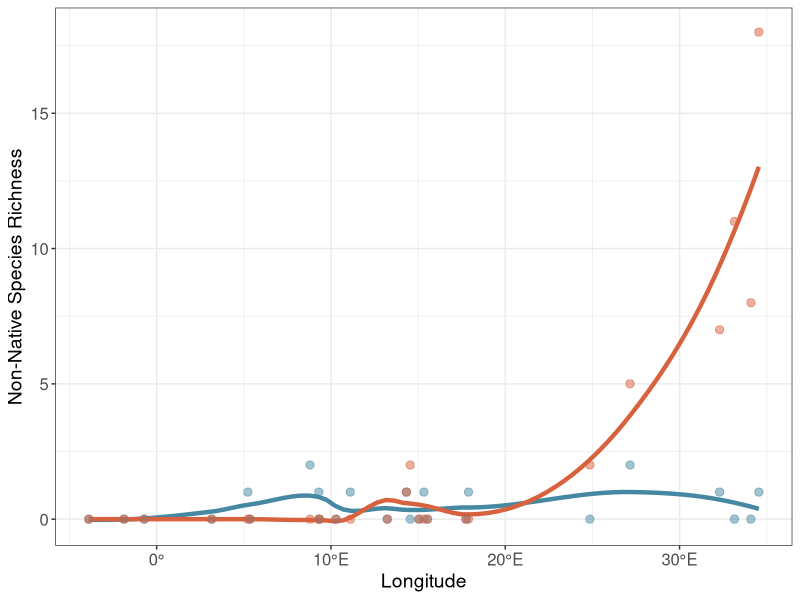
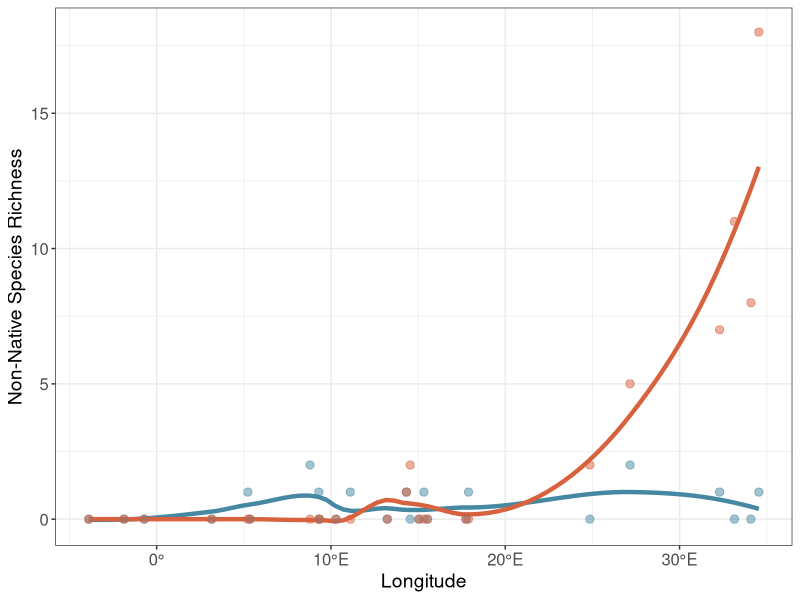

R code for these plots, in order:
# install.packages("dplyr")
# install.packages("tidyr")
# install.packages("ggplot2")

library(dplyr)
library(tidyr)
library(ggplot2)

invasive_richness_MPA_red_sea <- read.csv("1_richness/1_1_invasive_richness_MPA_red_sea.csv", header = TRUE, sep = ",", dec = ".")
invasive_richness_MPA_atlantic <- read.csv("1_richness/1_1_invasive_richness_MPA_atlantic.csv", header = TRUE, sep = ",", dec = ".")
sample_info <- read.csv("../data/2_Mediterranean_map/sample_locations_info.csv", header = TRUE, sep = ",", dec = ".")

### summary of needed values

summary <- sample_info %>%
  dplyr::select(
    MPA_Identi,
    decimalLatitude,
    decimalLongitude
  )

plot_df <- summary %>%
  left_join(
    invasive_richness_MPA_atlantic,
    by = c("MPA_Identi" = "MPA_ID")
  ) %>%
  left_join(
    invasive_richness_MPA_red_sea,
    by = c("MPA_Identi" = "MPA_ID")
  ) %>%
  mutate(
    invasive_richness_MPA_atlantic = replace_na(invasive_richness_MPA_atlantic, 0),
    invasive_richness_MPA_red_sea = replace_na(invasive_richness_MPA_red_sea, 0)
  ) %>%
  pivot_longer(
    cols = c(
      invasive_richness_MPA_atlantic,
      invasive_richness_MPA_red_sea
    ),
    names_to = "origin",
    values_to = "richness"
  )

### plot

ggplot(plot_df, aes(
  x = decimalLongitude,
  y = richness,
  colour = origin
)) +
  geom_smooth(
    method = "loess",
    se = FALSE,
    span = 0.5,       # higher = smoother
    linewidth = 1.5
  ) + 
  geom_point(
    size = 2.5,
    alpha = 0.5
  ) +
  scale_colour_manual(
    values = c(
      "invasive_richness_MPA_atlantic" = "#4687a1",
      "invasive_richness_MPA_red_sea" = "#d8613e"
    ),
    labels = c(
      "invasive_richness_MPA_atlantic" = "Atlantic Ocean",
      "invasive_richness_MPA_red_sea" = "Red Sea"
    )
  ) +
  scale_x_continuous(
    labels = function(x) {
      ifelse(x < 0,
             paste0(abs(x), "°W"),
             ifelse(x == 0,
                    "0°",
                    paste0(x, "°E")))
    }
  ) +
  labs(
    x = "Longitude",
    y = "Non-Native Species Richness"
  ) +
  theme_bw() +
  theme(legend.position = "none",
        legend.text = element_text(size = 12),
        legend.title = element_text(size = 14),
        axis.text = element_text(size = 12),
        axis.title = element_text(size = 14)
        # , panel.grid = element_blank()
  )

# dir.create("1_richness", recursive = TRUE)

ggsave(
  filename = "1_richness/1_3_richness_scatterplot.pdf",  
  plot = last_plot(),                         
  device = "pdf",                             
  width = 4,                                  
  height = 4,                                 
  dpi = 1200                                   
)
